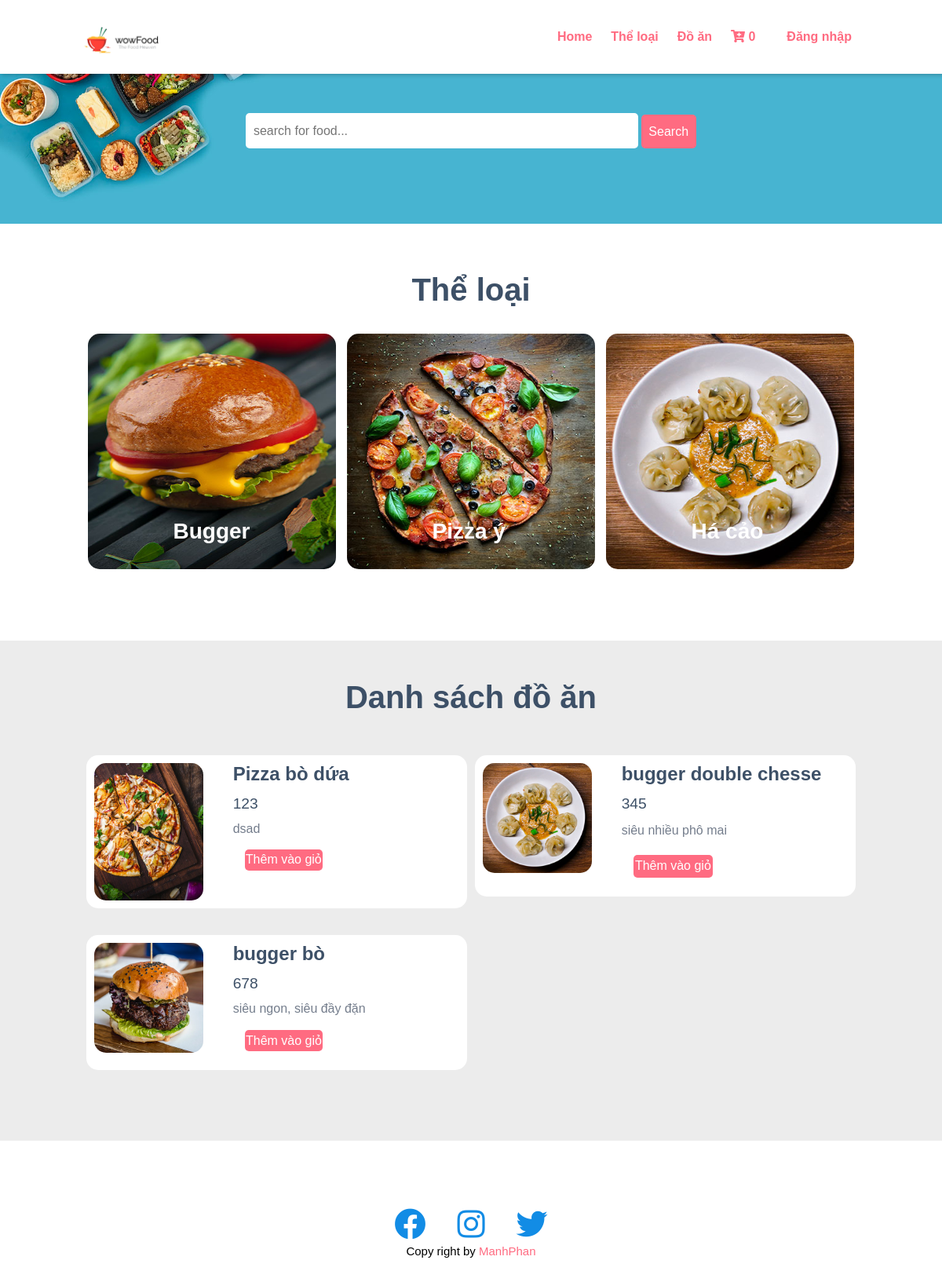
The app's page /frontend/index.php with its own data.
### tables this page shows
CREATE TABLE `categories` (
  `id` int(11) NOT NULL,
  `name` varchar(255) NOT NULL COMMENT 'Tên danh mục',
  `type` tinyint(3) DEFAULT 0 COMMENT 'Loại danh mục: 0 - Product, 1 - News',
  `avatar` varchar(255) DEFAULT NULL COMMENT 'Tên file ảnh danh mục',
  `description` text DEFAULT NULL COMMENT 'Mô tả chi tiết cho danh mục',
  `status` tinyint(3) DEFAULT 0 COMMENT 'Trạng thái danh mục: 0 - Inactive, 1 - Active',
  `created_at` timestamp NOT NULL DEFAULT current_timestamp() COMMENT 'Ngày tạo danh mục',
  `updated_at` datetime DEFAULT NULL COMMENT 'Ngày cập nhật cuối'
);

CREATE TABLE `products` (
  `id` int(11) NOT NULL,
  `category_id` int(11) DEFAULT NULL COMMENT 'Id của danh mục mà sản phẩm thuộc về, là khóa ngoại liên kết với bảng categories',
  `title` varchar(255) DEFAULT NULL COMMENT 'Tên sản phẩm',
  `avatar` varchar(255) DEFAULT NULL COMMENT 'Tên file ảnh sản phẩm',
  `price` int(11) DEFAULT NULL COMMENT 'Giá sản phẩm',
  `amount` int(11) DEFAULT NULL COMMENT 'Số lượng sản phẩm trong kho',
  `summary` varchar(255) DEFAULT NULL COMMENT 'Mô tả ngắn cho sản phẩm',
  `content` text DEFAULT NULL COMMENT 'Mô tả chi tiết cho sản phẩm',
  `status` tinyint(3) DEFAULT 0 COMMENT 'Trạng thái danh mục: 0 - Inactive, 1 - Active',
  `seo_title` varchar(255) DEFAULT NULL COMMENT 'Từ khóa seo cho title',
  `seo_description` varchar(255) DEFAULT NULL COMMENT 'Từ khóa seo cho phần mô tả',
  `seo_keywords` varchar(255) DEFAULT NULL COMMENT 'Các từ khóa seo',
  `created_at` timestamp NOT NULL DEFAULT current_timestamp() COMMENT 'Ngày tạo',
  `updated_at` datetime DEFAULT NULL COMMENT 'Ngày cập nhật cuối'
);

### frontend/controllers/Controller.php (called while the page is built, shortened)
<?php
class Controller
{
    public function render($file, $variables = []) {
        extract($variables);
        require_once $file;
        $render_view = ob_get_clean();
        return $render_view;
    }
}

### frontend/controllers/HomeController.php (called while the page is built, shortened)
<?php
require_once 'controllers/Controller.php';
require_once 'models/Category.php';
require_once 'models/Product.php';
require_once 'helpers/Helper.php';
class HomeController extends Controller {
  public function index() {
      $category_model = new Category();
      $categories = $category_model->get3();
      $product_model = new Product();
      $products = $product_model->getProductInHomePage();
      $this->content = $this->render('views/homes/index.php', [
          'categories' => $categories,
          'products' => $products
      ]);
      require_once 'views/layouts/main.php';
  }
}

### frontend/index.php (called while the page is built, shortened)
<?php
$action = isset($_GET['action']) ? $_GET['action'] : 'index';
$object = new $controller();
$object->$action();
?>

### frontend/models/Model.php (called while the page is built, shortened)
<?php
class Model {
  public function __construct() {
    try {
      $this->connection = new PDO(Database::DB_DSN, Database::DB_USERNAME, Database::DB_PASSWORD);
    } catch (PDOException $e) {
      die("Lỗi kết nối: " . $e->getMessage());
    }
  }
}

### frontend/models/Category.php (called while the page is built, shortened)
<?php
require_once 'models/Model.php';
class Category extends Model {
    public function get3() {
        $sql_select_all = "SELECT * FROM categories WHERE `status` = 1 limit 3";
        $obj_select_all = $this->connection->prepare($sql_select_all);
        $obj_select_all->execute();
        $categories = $obj_select_all->fetchAll(PDO::FETCH_ASSOC);
        return $categories;
    }
}

### frontend/helpers/Helper.php (called while the page is built, shortened)
<?php
class Helper
{
    public static function getSlug($str)
    {
        $str = trim(mb_strtolower($str));
        $str = preg_replace('/(à|á|ạ|ả|ã|â|ầ|ấ|ậ|ẩ|ẫ|ă|ằ|ắ|ặ|ẳ|ẵ)/', 'a', $str);
        $str = preg_replace('/(è|é|ẹ|ẻ|ẽ|ê|ề|ế|ệ|ể|ễ)/', 'e', $str);
        $str = preg_replace('/(ì|í|ị|ỉ|ĩ)/', 'i', $str);
        $str = preg_replace('/(ò|ó|ọ|ỏ|õ|ô|ồ|ố|ộ|ổ|ỗ|ơ|ờ|ớ|ợ|ở|ỡ)/', 'o', $str);
        $str = preg_replace('/(ù|ú|ụ|ủ|ũ|ư|ừ|ứ|ự|ử|ữ)/', 'u', $str);
        $str = preg_replace('/(ỳ|ý|ỵ|ỷ|ỹ)/', 'y', $str);
        $str = preg_replace('/(đ)/', 'd', $str);
        $str = preg_replace('/[^a-z0-9-\s]/', '', $str);
        $str = preg_replace('/([\s]+)/', '-', $str);
        return $str;
    }
}

### frontend/models/Product.php (called while the page is built, shortened)
<?php
require_once 'models/Model.php';
class Product extends Model {
  public function getProductInHomePage($params = []) {
    $str_filter = '';
    $sql_select = "SELECT products.*, categories.name
          AS category_name FROM products
          INNER JOIN categories ON products.category_id = categories.id
          WHERE products.status = 1 $str_filter";
    $obj_select = $this->connection->prepare($sql_select);
    $obj_select->execute();
    $products = $obj_select->fetchAll(PDO::FETCH_ASSOC);
    return $products;
  }
}

### frontend/views/homes/index.php (the view, shortened to what this page needs)
<?php
require_once 'helpers/Helper.php';
?>
<div class="food_search">
    <div class="container">
        <form action="index.php?controller=product&action=search" method="get">
            <input type="search" name="search" placeholder="search for food..." required>
            <input type="button" name="search" value="Search" class="btn btn_primary">
        </form>
    </div>
</div>
<div class="categories">
    <div class="container">
        <div class="h_text">
            <h1>Thể loại</h1>
        </div>
        <?php if (!empty($categories)): ?>
            <div class="link-secondary-wrap row">
                <?php foreach ($categories AS $category):
                    $slug = Helper::getSlug($category['description']);
                    $category_link = "the-loai/$slug/" . $category['id'] . ".html";
                    ?>
                    <div class="service-link col-md-4 col-sm-6 col-xs-12">
                        <div class="category_item">
                            <a href="<?php echo $category_link; ?>">
                                <img class="img img_responsive" title="<?php echo $category['description'] ?>"
                                     src="../backend/assets/uploads/<?php echo $category['avatar'] ?>"
                                     alt="<?php echo $category['description'] ?>"/>
                            </a>
                            <h3 class="categories_text"><?php echo $category['description'] ?></h3>
                        </div>
                    </div>
                <?php endforeach; ?>
            </div>
        <?php endif; ?>
    </div>
</div>
<div class="food_menu">
    <h1 class="h_text">Danh sách đồ ăn</h1>
    <div class="product container">
      <?php if (!empty($products)): ?>
          <div class="link-secondary-wrap row">
            <?php foreach ($products AS $product):
              $slug = Helper::getSlug($product['title']);
              $product_link = "san-pham/$slug/" . $product['id'] . ".html";
              ?>
                <div class="service-link col-md-6 col-sm-6 col-xs-12">
                    <div class="food_item">
                        <div class="food_img">
                            <a href="<?php echo $product_link; ?>">
                                <img class="img img_responsive" title="<?php echo $product['title'] ?>"
                                     src="../backend/assets/uploads/<?php echo $product['avatar'] ?>"
                                     alt="<?php echo $product['title'] ?>"/>
                            </a>
                        </div>
                        <div class="food_desc">
                            <h4><?php echo $product['title'] ?></h4>
                            <p class="food_price"><?php echo number_format($product['price']) ?></p>
                            <p class="food_detail">
                                <?php echo $product['summary'] ?>
                            </p>
                            <span class="add-to-cart" data-id="<?php echo $product['id']; ?>">
                                <a class="btn btn_primary" href="#" style="color: inherit">Thêm vào giỏ</a>
                            </span>
                        </div>
                    </div>
                </div>
            <?php endforeach; ?>
          </div>
      <?php endif; ?>
    </div>
</div>

### records on screen
categories: avatar (picture), description "Bugger"
categories: avatar (picture), description "Pizza ý"
categories: avatar (picture), description "Há cảo"
products: avatar (picture), title "Pizza bò dứa", price "123", summary "dsad"
products: avatar (picture), title "bugger double chesse", price "345", summary "siêu nhiều phô mai"
products: avatar (picture), title "bugger bò", price "678", summary "siêu ngon, siêu đầy đặn"

### other values on screen
$cart_total "0"
